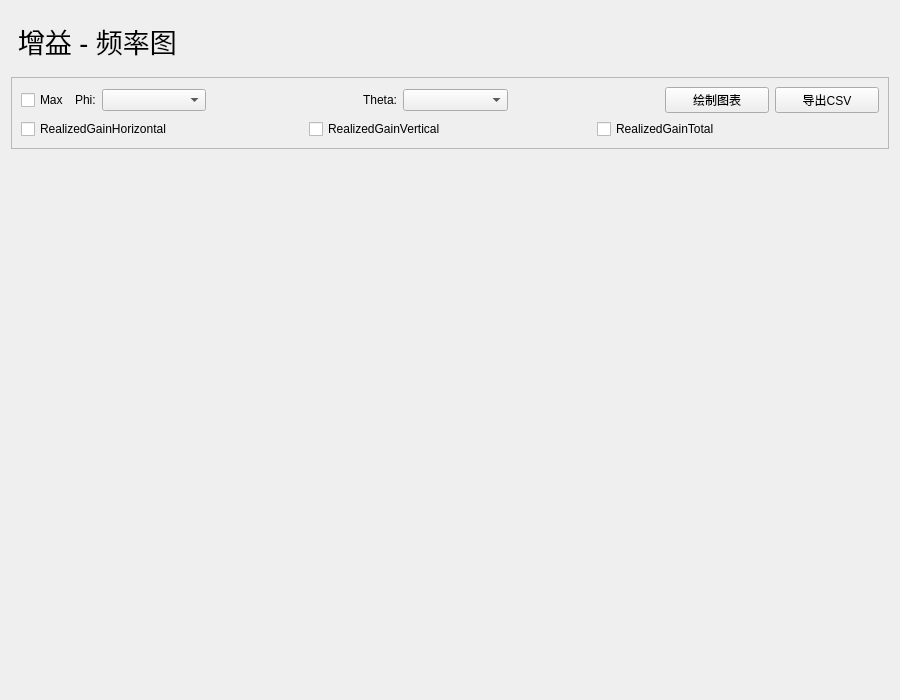
<?xml version="1.0" encoding="UTF-8"?>
<ui version="4.0">
 <class>AnalysisGainInterface</class>
 <widget class="QWidget" name="AnalysisGainInterface">
  <property name="geometry">
   <rect>
    <x>0</x>
    <y>0</y>
    <width>900</width>
    <height>700</height>
   </rect>
  </property>
  <property name="windowTitle">
   <string>Form</string>
  </property>
  <property name="styleSheet">
   <string notr="true">#HomeInterface {
    background-color: transparent;
}
#titleLabel {
    margin-top: 10px;
	margin-bottom: 10px;
}</string>
  </property>
  <layout class="QVBoxLayout" name="verticalLayout">
   <item>
    <widget class="SubtitleLabel" name="titleLabel">
     <property name="sizePolicy">
      <sizepolicy hsizetype="Preferred" vsizetype="Fixed">
       <horstretch>0</horstretch>
       <verstretch>0</verstretch>
      </sizepolicy>
     </property>
     <property name="font">
      <font>
       <pointsize>20</pointsize>
      </font>
     </property>
     <property name="text">
      <string>增益 - 频率图</string>
     </property>
    </widget>
   </item>
   <item>
    <widget class="CardWidget" name="controlCard">
     <property name="sizePolicy">
      <sizepolicy hsizetype="Preferred" vsizetype="Fixed">
       <horstretch>0</horstretch>
       <verstretch>0</verstretch>
      </sizepolicy>
     </property>
     <property name="minimumSize">
      <size>
       <width>0</width>
       <height>0</height>
      </size>
     </property>
     <property name="frameShape">
      <enum>QFrame::Shape::StyledPanel</enum>
     </property>
     <property name="frameShadow">
      <enum>QFrame::Shadow::Raised</enum>
     </property>
     <layout class="QVBoxLayout" name="verticalLayout_2">
      <item>
       <layout class="QHBoxLayout" name="horizontalLayout_2">
        <item>
         <widget class="CheckBox" name="checkBoxMax">
          <property name="text">
           <string>Max</string>
          </property>
         </widget>
        </item>
        <item>
         <widget class="BodyLabel" name="phiLable">
          <property name="maximumSize">
           <size>
            <width>50</width>
            <height>16777215</height>
           </size>
          </property>
          <property name="text">
           <string>Phi:</string>
          </property>
         </widget>
        </item>
        <item>
         <widget class="ComboBox" name="phiComboBox">
          <property name="sizePolicy">
           <sizepolicy hsizetype="Expanding" vsizetype="Fixed">
            <horstretch>0</horstretch>
            <verstretch>0</verstretch>
           </sizepolicy>
          </property>
          <property name="maximumSize">
           <size>
            <width>200</width>
            <height>16777215</height>
           </size>
          </property>
         </widget>
        </item>
        <item>
         <spacer name="horizontalSpacer">
          <property name="orientation">
           <enum>Qt::Orientation::Horizontal</enum>
          </property>
          <property name="sizeType">
           <enum>QSizePolicy::Policy::Expanding</enum>
          </property>
          <property name="sizeHint" stdset="0">
           <size>
            <width>151</width>
            <height>20</height>
           </size>
          </property>
         </spacer>
        </item>
        <item>
         <widget class="BodyLabel" name="thetaLable">
          <property name="maximumSize">
           <size>
            <width>50</width>
            <height>16777215</height>
           </size>
          </property>
          <property name="text">
           <string>Theta:</string>
          </property>
         </widget>
        </item>
        <item>
         <widget class="ComboBox" name="thetaComboBox">
          <property name="sizePolicy">
           <sizepolicy hsizetype="Expanding" vsizetype="Fixed">
            <horstretch>0</horstretch>
            <verstretch>0</verstretch>
           </sizepolicy>
          </property>
          <property name="maximumSize">
           <size>
            <width>200</width>
            <height>16777215</height>
           </size>
          </property>
         </widget>
        </item>
        <item>
         <spacer name="horizontalSpacer_2">
          <property name="orientation">
           <enum>Qt::Orientation::Horizontal</enum>
          </property>
          <property name="sizeType">
           <enum>QSizePolicy::Policy::Expanding</enum>
          </property>
          <property name="sizeHint" stdset="0">
           <size>
            <width>151</width>
            <height>20</height>
           </size>
          </property>
         </spacer>
        </item>
        <item>
         <widget class="PrimaryPushButton" name="plotButton">
          <property name="sizePolicy">
           <sizepolicy hsizetype="Expanding" vsizetype="Fixed">
            <horstretch>0</horstretch>
            <verstretch>0</verstretch>
           </sizepolicy>
          </property>
          <property name="maximumSize">
           <size>
            <width>200</width>
            <height>16777215</height>
           </size>
          </property>
          <property name="text">
           <string>绘制图表</string>
          </property>
         </widget>
        </item>
        <item>
         <widget class="PrimaryPushButton" name="csvButton">
          <property name="sizePolicy">
           <sizepolicy hsizetype="Expanding" vsizetype="Fixed">
            <horstretch>0</horstretch>
            <verstretch>0</verstretch>
           </sizepolicy>
          </property>
          <property name="maximumSize">
           <size>
            <width>200</width>
            <height>16777215</height>
           </size>
          </property>
          <property name="text">
           <string>导出CSV</string>
          </property>
         </widget>
        </item>
       </layout>
      </item>
      <item>
       <layout class="QHBoxLayout" name="horizontalLayout_3">
        <item>
         <widget class="CheckBox" name="checkBoxHori">
          <property name="text">
           <string>RealizedGainHorizontal</string>
          </property>
         </widget>
        </item>
        <item>
         <widget class="CheckBox" name="checkBoxVert">
          <property name="text">
           <string>RealizedGainVertical</string>
          </property>
         </widget>
        </item>
        <item>
         <widget class="CheckBox" name="checkBoxTotal">
          <property name="text">
           <string>RealizedGainTotal</string>
          </property>
         </widget>
        </item>
       </layout>
      </item>
     </layout>
    </widget>
   </item>
   <item>
    <widget class="QWidget" name="chartContainer" native="true"/>
   </item>
   <item>
    <spacer name="verticalSpacer_2">
     <property name="orientation">
      <enum>Qt::Orientation::Vertical</enum>
     </property>
     <property name="sizeType">
      <enum>QSizePolicy::Policy::Maximum</enum>
     </property>
     <property name="sizeHint" stdset="0">
      <size>
       <width>20</width>
       <height>10</height>
      </size>
     </property>
    </spacer>
   </item>
  </layout>
 </widget>
 <customwidgets>
  <customwidget>
   <class>SubtitleLabel</class>
   <extends>QLabel</extends>
   <header>qfluentwidgets</header>
  </customwidget>
  <customwidget>
   <class>CardWidget</class>
   <extends>QFrame</extends>
   <header>qfluentwidgets</header>
   <container>1</container>
  </customwidget>
  <customwidget>
   <class>PrimaryPushButton</class>
   <extends>QPushButton</extends>
   <header>qfluentwidgets</header>
  </customwidget>
  <customwidget>
   <class>ComboBox</class>
   <extends>QComboBox</extends>
   <header>qfluentwidgets</header>
  </customwidget>
  <customwidget>
   <class>BodyLabel</class>
   <extends>QLabel</extends>
   <header>qfluentwidgets</header>
  </customwidget>
  <customwidget>
   <class>CheckBox</class>
   <extends>QCheckBox</extends>
   <header>qfluentwidgets</header>
  </customwidget>
 </customwidgets>
 <resources/>
 <connections/>
</ui>
